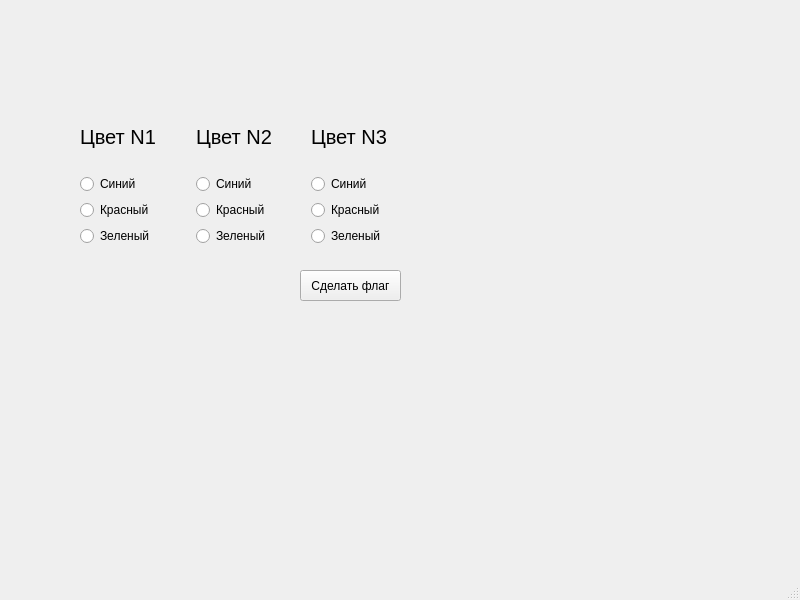
<?xml version="1.0" encoding="UTF-8"?>
<ui version="4.0">
 <class>MainWindow</class>
 <widget class="QMainWindow" name="MainWindow">
  <property name="geometry">
   <rect>
    <x>0</x>
    <y>0</y>
    <width>800</width>
    <height>600</height>
   </rect>
  </property>
  <property name="windowTitle">
   <string>MainWindow</string>
  </property>
  <property name="styleSheet">
   <string notr="true">backgroung-color:rgb(204, 204, 204)</string>
  </property>
  <widget class="QWidget" name="centralwidget">
   <widget class="QPushButton" name="pushButton">
    <property name="geometry">
     <rect>
      <x>300</x>
      <y>270</y>
      <width>101</width>
      <height>31</height>
     </rect>
    </property>
    <property name="text">
     <string>Сделать флаг</string>
    </property>
   </widget>
   <widget class="QWidget" name="">
    <property name="geometry">
     <rect>
      <x>80</x>
      <y>105</y>
      <width>341</width>
      <height>141</height>
     </rect>
    </property>
    <layout class="QHBoxLayout" name="horizontalLayout">
     <item>
      <layout class="QVBoxLayout" name="verticalLayout">
       <item>
        <widget class="QLabel" name="label">
         <property name="font">
          <font>
           <pointsize>15</pointsize>
          </font>
         </property>
         <property name="text">
          <string>Цвет N1</string>
         </property>
        </widget>
       </item>
       <item>
        <widget class="QRadioButton" name="radioButton">
         <property name="text">
          <string>Синий</string>
         </property>
        </widget>
       </item>
       <item>
        <widget class="QRadioButton" name="radioButton_2">
         <property name="text">
          <string>Красный</string>
         </property>
        </widget>
       </item>
       <item>
        <widget class="QRadioButton" name="radioButton_3">
         <property name="text">
          <string>Зеленый</string>
         </property>
        </widget>
       </item>
      </layout>
     </item>
     <item>
      <layout class="QVBoxLayout" name="verticalLayout_2">
       <item>
        <widget class="QLabel" name="label_2">
         <property name="font">
          <font>
           <pointsize>15</pointsize>
          </font>
         </property>
         <property name="text">
          <string>Цвет N2</string>
         </property>
        </widget>
       </item>
       <item>
        <widget class="QRadioButton" name="radioButton_4">
         <property name="text">
          <string>Синий</string>
         </property>
        </widget>
       </item>
       <item>
        <widget class="QRadioButton" name="radioButton_5">
         <property name="text">
          <string>Красный</string>
         </property>
        </widget>
       </item>
       <item>
        <widget class="QRadioButton" name="radioButton_6">
         <property name="text">
          <string>Зеленый</string>
         </property>
        </widget>
       </item>
      </layout>
     </item>
     <item>
      <layout class="QVBoxLayout" name="verticalLayout_3">
       <item>
        <widget class="QLabel" name="label_3">
         <property name="font">
          <font>
           <pointsize>15</pointsize>
          </font>
         </property>
         <property name="text">
          <string>Цвет N3</string>
         </property>
        </widget>
       </item>
       <item>
        <widget class="QRadioButton" name="radioButton_7">
         <property name="text">
          <string>Синий</string>
         </property>
        </widget>
       </item>
       <item>
        <widget class="QRadioButton" name="radioButton_8">
         <property name="text">
          <string>Красный</string>
         </property>
        </widget>
       </item>
       <item>
        <widget class="QRadioButton" name="radioButton_9">
         <property name="text">
          <string>Зеленый</string>
         </property>
        </widget>
       </item>
      </layout>
     </item>
    </layout>
   </widget>
  </widget>
  <widget class="QMenuBar" name="menubar">
   <property name="geometry">
    <rect>
     <x>0</x>
     <y>0</y>
     <width>800</width>
     <height>21</height>
    </rect>
   </property>
  </widget>
  <widget class="QStatusBar" name="statusbar"/>
 </widget>
 <resources/>
 <connections/>
</ui>
